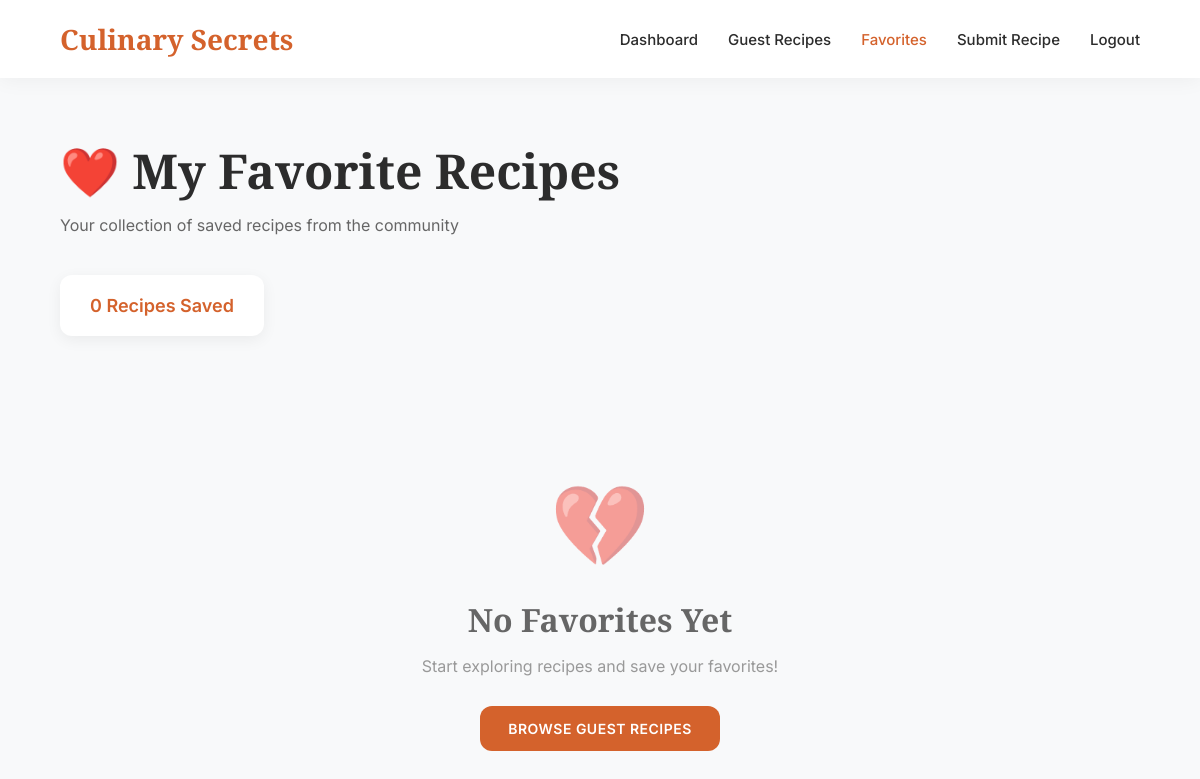
The page /accounts/favorites/ (signed in) on the database as committed earlier.
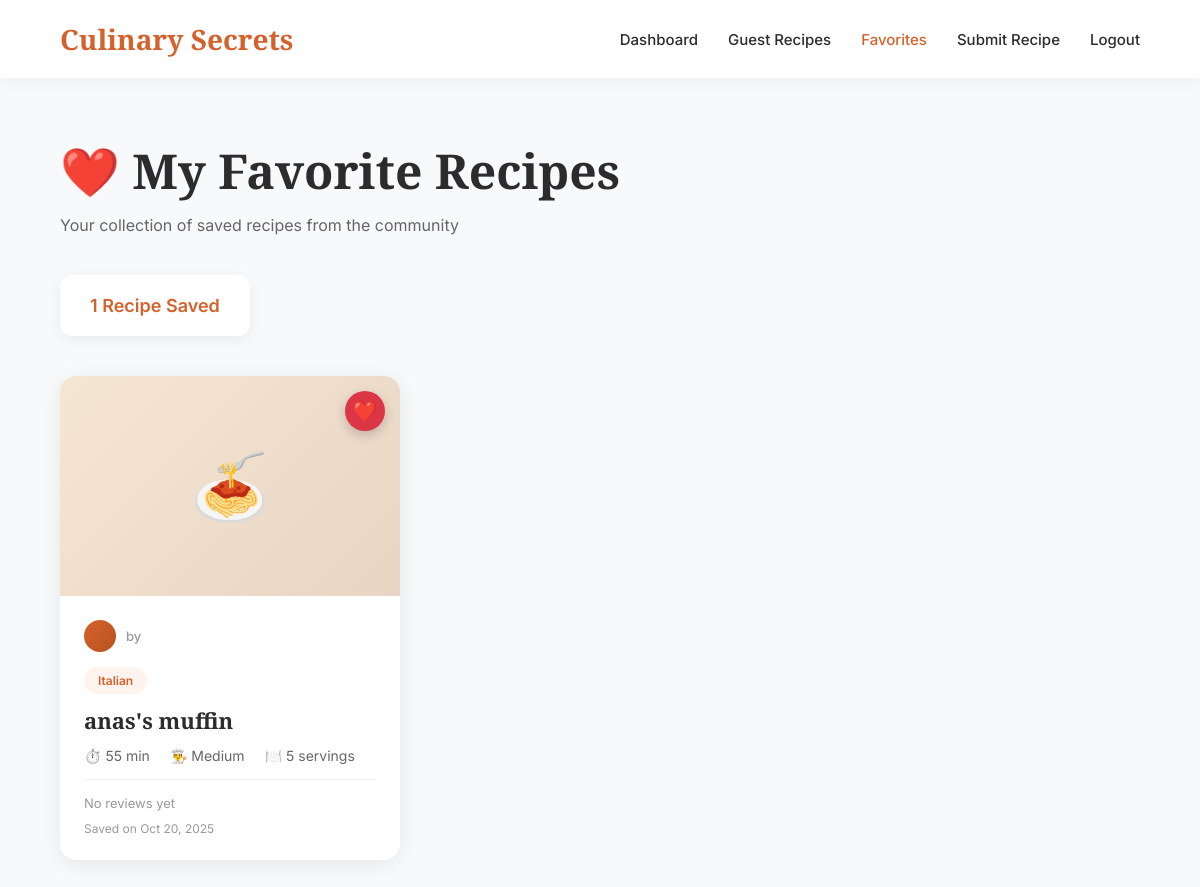
The same page on the database as committed later.
### recipes/models.py (models this page shows, shortened)
class Favorite(models.Model):
    user = models.ForeignKey(
        User,
        on_delete=models.CASCADE,
        related_name='favorites'
    )
    recipe = models.ForeignKey(
        Recipe,
        on_delete=models.CASCADE,
        related_name='favorited_by'
    )
    created_at = models.DateTimeField(auto_now_add=True, db_index=True)
    class Meta:
        unique_together = ['user', 'recipe']
        ordering = ['-created_at']
        verbose_name = 'Favorite'
        verbose_name_plural = 'Favorites'

class Recipe(models.Model):
    DIFFICULTY_CHOICES = [
        ('easy', 'Easy'),
        ('medium', 'Medium'),
        ('hard', 'Hard'),
    ]
    APPROVAL_STATUS_CHOICES = [
        ('draft', 'Draft'),
        ('pending', 'Pending Review'),
        ('approved', 'Approved'),
        ('rejected', 'Rejected'),
    ]
    title = models.CharField(max_length=200, db_index=True)
    slug = models.SlugField(unique=True, db_index=True)
    description = models.TextField()
    ingredients = models.TextField(help_text="One ingredient per line")
    instructions = models.TextField()
    prep_time = models.PositiveIntegerField(
        help_text="Preparation time in minutes",
        validators=[MinValueValidator(1)]
    )
    cook_time = models.PositiveIntegerField(
        help_text="Cooking time in minutes",
        validators=[MinValueValidator(1)]
    )
    servings = models.PositiveIntegerField(
        default=4,
        validators=[MinValueValidator(1), MaxValueValidator(50)]
    )
    difficulty = models.CharField(
        max_length=10,
        choices=DIFFICULTY_CHOICES,
        default='medium',
        db_index=True
    )
    category = models.ForeignKey(
        Category,
        on_delete=models.CASCADE,
        related_name='recipes',
        db_index=True
    )
    author = models.ForeignKey(
        User,
        on_delete=models.SET_NULL,
        null=True,
        blank=True,
        db_index=True
    )
    image_url = models.URLField(blank=True, null=True)
    is_featured = models.BooleanField(default=False, db_index=True)
    approval_status = models.CharField(
        max_length=20,
        choices=APPROVAL_STATUS_CHOICES,
        default='approved',  # Admin recipes auto-approved
        db_index=True
    )
    is_user_recipe = models.BooleanField(default=False, db_index=True)
    rejection_reason = models.TextField(blank=True, null=True)
    reviewed_by = models.ForeignKey(
        User,
        on_delete=models.SET_NULL,
        null=True,
        blank=True,
        related_name='reviewed_recipes'
    )
    reviewed_at = models.DateTimeField(null=True, blank=True)
    created_at = models.DateTimeField(auto_now_add=True, db_index=True)
    updated_at = models.DateTimeField(auto_now=True)
    class Meta:
        ordering = ['-created_at']
        indexes = [
            models.Index(fields=['-created_at'], name='recipe_created_idx'),
            models.Index(fields=['category', '-created_at'], name='recipe_cat_date_idx'),
            models.Index(fields=['is_featured', '-created_at'], name='recipe_featured_idx'),
            models.Index(fields=['difficulty', '-created_at'], name='recipe_diff_date_idx'),
            models.Index(fields=['title'], name='recipe_title_idx'),
            models.Index(fields=['approval_status', '-created_at'], name='recipe_approval_date_idx'),
            models.Index(fields=['is_user_recipe', 'approval_status'], name='recipe_user_approval_idx'),
        ]
        verbose_name = 'Recipe'
        verbose_name_plural = 'Recipes'
    @property
    def total_time(self):
        return self.prep_time + self.cook_time

class Category(models.Model):
    name = models.CharField(max_length=100, unique=True)
    description = models.TextField(blank=True)
    slug = models.SlugField(unique=True, db_index=True)
    created_at = models.DateTimeField(auto_now_add=True)
    class Meta:
        verbose_name_plural = "Categories"
        ordering = ['name']
        indexes = [
            models.Index(fields=['name'], name='category_name_idx'),
        ]

### accounts/views.py (the view)
# urls.py: path('favorites/', views.favorites_view, name='favorites'),
@login_required
def favorites_view(request):
    favorites = Favorite.objects.filter(user=request.user).select_related(
        'recipe', 'recipe__category', 'recipe__author'
    ).annotate(
        avg_rating=Avg('recipe__reviews__rating', filter=Q(recipe__reviews__is_approved=True)),
        review_count=Count('recipe__reviews', filter=Q(recipe__reviews__is_approved=True))
    ).order_by('-created_at')
    context = {
        'favorites': favorites,
    }
    return render(request, 'accounts/favorites.html', context)

### accounts/templates/accounts/favorites.html (shortened to what the changed rows need)
<!DOCTYPE html>
<html lang="en">
<head>
</head>
<body>
    <div class="container">
        <div class="page-header">
            <h1>❤️ My Favorite Recipes</h1>
        </div>
        <div class="favorites-count">
            <span>{{ favorites.count }} Recipe{{ favorites.count|pluralize }} Saved</span>
        </div>
        {% if favorites %}
            <div class="recipes-grid">
                {% for favorite in favorites %}
                    <div class="recipe-card">
                        <div class="recipe-image">
                            {% if favorite.recipe.category.name == "Italian" %}🍝
                            {% elif favorite.recipe.category.name == "American" %}🍔
                            {% elif favorite.recipe.category.name == "Asian" %}🍜
                            {% elif favorite.recipe.category.name == "Mexican" %}🌮
                            {% elif favorite.recipe.category.name == "Desserts" %}🍰
                            {% else %}🍴{% endif %}
                            <form action="{% url 'accounts:toggle_favorite' favorite.recipe.id %}" method="post">
                                <button type="submit" class="unfavorite-btn" title="Remove from favorites">
                                    ❤️
                                </button>
                            </form>
                        </div>
                        <div class="recipe-content">
                            <div class="recipe-author">
                                <div class="author-avatar">
                                </div>
                                <span class="author-name">by {{ favorite.recipe.author.get_full_name }}</span>
                            </div>
                            <span class="recipe-category">{{ favorite.recipe.category.name }}</span>
                            <h3><a href="{% url 'accounts:recipe_detail' favorite.recipe.slug %}">{{ favorite.recipe.title }}</a></h3>
                            <div class="recipe-meta">
                                <span>⏱️ {{ favorite.recipe.total_time }} min</span>
                                <span>👨‍🍳 {{ favorite.recipe.get_difficulty_display }}</span>
                                <span>🍽️ {{ favorite.recipe.servings }} servings</span>
                            </div>
                            {% if favorite.avg_rating %}
                                <div class="recipe-rating">
                                    <span class="stars">★★★★★</span>
                                    <span class="rating-count">{{ favorite.avg_rating|floatformat:1 }} ({{ favorite.review_count }} reviews)</span>
                                </div>
                            {% else %}
                                <div class="recipe-rating">
                                    <span class="rating-count">No reviews yet</span>
                                </div>
                            {% endif %}
                            <div class="favorited-date">
                                Saved on {{ favorite.created_at|date:"M d, Y" }}
                            </div>
                        </div>
                    </div>
                {% endfor %}
            </div>
        {% else %}
            <div class="empty-state">
                <div class="empty-icon">💔</div>
                <h3>No Favorites Yet</h3>
                <p>Start exploring recipes and save your favorites!</p>
                <a href="{% url 'accounts:guest_recipes' %}" class="btn">Browse Guest Recipes</a>
            </div>
        {% endif %}
    </div>
</body>
</html>

Rows that differ between the two databases and show on the page:
added Favorite: recipe.category.name "Italian", recipe "anas's muffin", recipe.total_time "55", recipe.difficulty "Medium", recipe.servings "5", shows "No reviews yet", created_at "Oct 20, 2025"
Other text that changed with them:
{{ favorites.count }}: "0" → "1"
text no longer shown: "💔 No Favorites Yet Start exploring recipes and save your favorites! BROWSE GUEST RECIPES"
